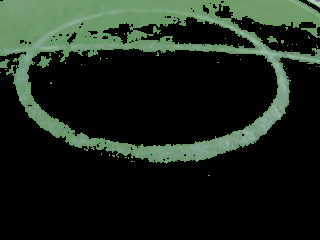
//> input picture opencv/out_6.png, 320 x 240 px
$ ./main5   (built with g++ and OpenCV 4)
//> lines starting //> are read from the running program, lines starting //| are printed output that depends on the picture; after the words box and inside, x2 and y2 are one past the last pixel; in counts of white or black regions, pixels touching at a corner belong together

#include "cv.h"
#include "highgui.h"
#include "ctype.h"

int main(void)
{
	IplImage *src_img = 0;
	IplImage *dst_img = 0;
	IplImage *gray_img = 0;
	IplImage *gray_img2 = 0;
	char *filename = (char *)"out_6.png";
	unsigned char r, g, b;
	unsigned char t = 220;
	int x, y;
	int i;
	int temp;
	float *p;
	CvMemStorage *storage;
	CvSeq *circles = 0;

	src_img = cvLoadImage(filename, CV_LOAD_IMAGE_ANYDEPTH | CV_LOAD_IMAGE_ANYCOLOR);
//> src_img is the input picture: 240 rows x 320 cols, CV_8UC3; mean B, G, R 27.8, 37.6, 27.5
	dst_img = cvCloneImage(src_img);

	gray_img = cvCreateImage(cvGetSize(src_img), IPL_DEPTH_8U, 1);
	gray_img2 = cvCreateImage(cvGetSize(src_img), IPL_DEPTH_8U, 1);

	////////////////////////////////////////////////
	cvCvtColor(src_img, gray_img, CV_BGR2GRAY);
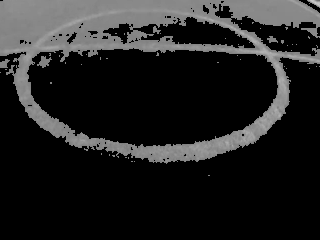
//> gray_img: 240 rows x 320 cols, CV_8UC1; min 0, max 202, mean 33.4
	// [24 lines of commented-out code are left out]

	storage = cvCreateMemStorage(0);
	// [9 lines of commented-out code are left out]
	CvSeq *lines = 0;
	CvPoint *point;
	lines = cvHoughLines2(gray_img, storage, CV_HOUGH_PROBABILISTIC, 1, CV_PI / 180, 50, 50, 10);
//> lines = 112 items
	for(i = 0; i < lines->total; i++) {
		point = (CvPoint *)cvGetSeqElem(lines, i);
		cvLine(src_img, point[0], point[1], CV_RGB(0, 0, 255), 3, 8, 0);
	}
//> this loop made 112 passes
//> pass 1, `cvLine(src_img, point[0], point[1], CV_RGB(0, 0, 255), 3, 8, 0);`:
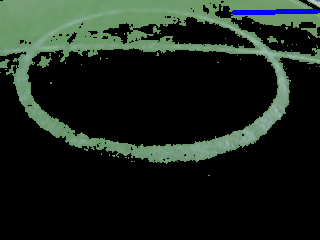
//> src_img: 240 rows x 320 cols, CV_8UC3; 0.56% of pixels changed, all inside (x1, y1, x2, y2) = (231, 9, 320, 15)
//> pass 2, `cvLine(src_img, point[0], point[1], CV_RGB(0, 0, 255), 3, 8, 0);`:
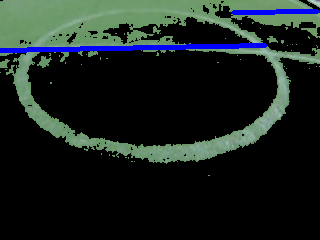
//> src_img: 240 rows x 320 cols, CV_8UC3; 1.74% of pixels changed, all inside (x1, y1, x2, y2) = (0, 43, 268, 53)
//> pass 3, `cvLine(src_img, point[0], point[1], CV_RGB(0, 0, 255), 3, 8, 0);`:
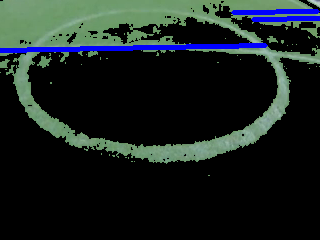
//> src_img: 240 rows x 320 cols, CV_8UC3; 0.44% of pixels changed, all inside (x1, y1, x2, y2) = (251, 16, 320, 22)
//> after the loop:
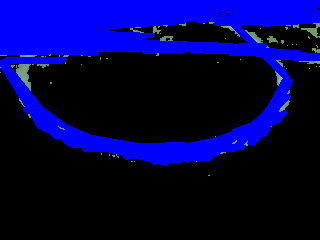
//> src_img: 240 rows x 320 cols, CV_8UC3; mean B, G, R 71.3, 2.2, 1.6
	////////////////////////////////////////////////
	// save image to file
	//cvSaveImage("out_2.png", src_img);
	////////////////////////////////////////////////
	cvNamedWindow("Source", CV_WINDOW_AUTOSIZE);
	cvShowImage("Source", src_img);
	cvNamedWindow("Threshold", CV_WINDOW_AUTOSIZE);
	cvShowImage("Threshold", dst_img);
	cvNamedWindow("Gray", CV_WINDOW_AUTOSIZE);
	cvShowImage("Gray", gray_img);

	cvWaitKey(0);

	cvDestroyWindow("Source");
	cvDestroyWindow("Threshold");
	cvDestroyWindow("Gray");

	cvReleaseImage(&src_img);
	cvReleaseImage(&dst_img);

	return 0;
}
